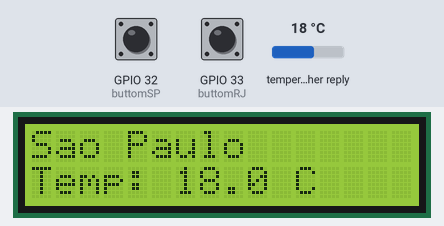
The sketch below on a simulated ESP32. Shown: 16×2 character LCD. The inputs (shaded band) are chosen by the test bench; at power-on: GPIO 33 (buttomRJ) HIGH, GPIO 32 (buttomSP) HIGH, temperature in the weather reply 18 °C. WiFi joins after 1.5 s; servers stay silent unless stated; web services answer with replies made up by the test bench; what the sketch prints to the serial monitor is not drawn.

Above: at 2.9 s.
3.0 s: GPIO 33 (buttomRJ) pulled LOW for 0.15 s
At 4.0 s:
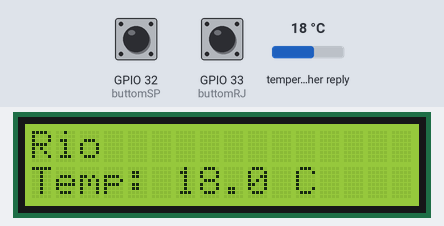
4.7 s: GPIO 32 (buttomSP) pulled LOW for 0.15 s
At 5.5 s:
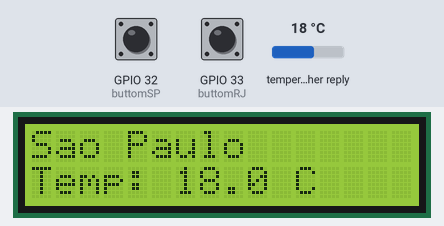
6.4 s: GPIO 33 (buttomRJ) pulled LOW for 1 s
At 7.8 s:
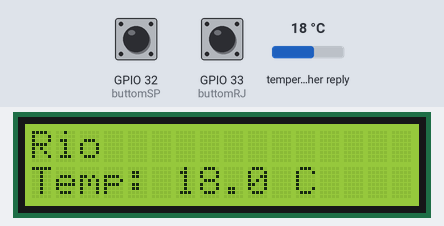
Timing chart, 0 to 9.4 s (numbered marks = the images above; inputs shaded):
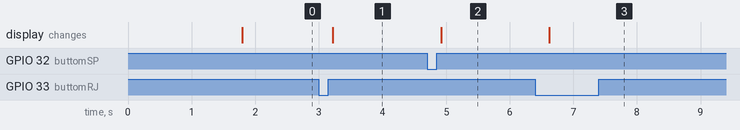

Measured:
- after the input at 3.0 s, the display: changes after 0.22 s (image 1)
- after the input at 4.7 s, the display: changes after 0.23 s (image 2)
- after the input at 6.4 s, the display: changes after 0.22 s (image 3)

The sketch:

http-client.ino
```cpp
#include <WiFi.h>
#include <HTTPClient.h>
#include <ArduinoJson.h>
#include <LiquidCrystal_I2C.h>

// =========================
// CONFIGURACAO DO WIFI
// =========================
#define WIFI_SSID "Wokwi-GUEST"
#define WIFI_PASSWORD ""
#define WIFI_CHANNEL 6

// =========================
// URL DA API
// =========================
const char* WEATHER_URL_SP =
  "https://api.open-meteo.com/v1/forecast?latitude=-23.55&longitude=-46.63&current=temperature_2m";

const char* WEATHER_URL_RJ =
  "https://api.open-meteo.com/v1/forecast?latitude=-22.90&longitude=-43.20&current=temperature_2m";

// LCD
LiquidCrystal_I2C lcd(0x27, 16, 2);

// Botões
const int buttomRJ = 33;
const int buttomSP = 32;

// =========================
// WIFI
// =========================
void connectWiFi() {
  WiFi.begin(WIFI_SSID, WIFI_PASSWORD, WIFI_CHANNEL);

  Serial.print("Conectando ao WiFi");

  while (WiFi.status() != WL_CONNECTED) {
    delay(100);
    Serial.print(".");
  }

  Serial.println("\nWiFi conectado!");
  Serial.println(WiFi.localIP());
}

void ensureWiFiConnected() {
  if (WiFi.status() != WL_CONNECTED) {
    connectWiFi();
  }
}

// =========================
// LCD
// =========================
void exibeDadosNoLCD(String cidade, float temperatura) {
  lcd.clear();

  lcd.setCursor(0, 0);
  lcd.print(cidade);

  lcd.setCursor(0, 1);
  lcd.print("Temp: ");
  lcd.print(temperatura, 1);
  lcd.print(" C");
}

// =========================
// GET REQUEST
// =========================
void makeGetRequest(const char* url, String cidade) {
  HTTPClient http;

  Serial.println("\n--- FAZENDO GET ---");
  http.begin(url);

  int httpCode = http.GET();

  if (httpCode <= 0) {
    Serial.println("Erro na requisicao");
    http.end();
    return;
  }

  String payload = http.getString();
  http.end();

  DynamicJsonDocument doc(1024);
  DeserializationError error = deserializeJson(doc, payload);

  if (error) {
    Serial.println("Erro no JSON");
    return;
  }

  float temperatura = doc["current"]["temperature_2m"];

  Serial.print("Temperatura: ");
  Serial.println(temperatura);

  exibeDadosNoLCD(cidade, temperatura);
}

// =========================
// SETUP
// =========================
void setup() {
  Serial.begin(115200);

  lcd.init();
  lcd.backlight();

  pinMode(buttomRJ, INPUT_PULLUP);
  pinMode(buttomSP, INPUT_PULLUP);

  connectWiFi();

  // Mostra SP ao iniciar
  makeGetRequest(WEATHER_URL_SP, "Sao Paulo");
}

// =========================
// LOOP
// =========================
void loop() {

  if (digitalRead(buttomRJ) == LOW) {
    makeGetRequest(WEATHER_URL_RJ, "Rio");
    delay(1000); // debounce simples
  }

  if (digitalRead(buttomSP) == LOW) {
    makeGetRequest(WEATHER_URL_SP, "Sao Paulo");
    delay(1000);
  }
}
```
